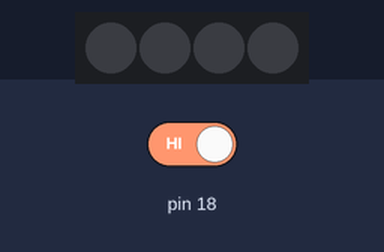
A sketch run on a simulated Arduino Uno, built with avr-gcc and run on an emulated ATmega328P. Shown: 4 RGB LEDs in strip order, left to right. The inputs (shaded band) are chosen by the test bench; at power-on: pin 18 HIGH. Dim RGB values are drawn brighter than linear; random numbers use the default seed unless the sketch sets one.

Above: at 0.8 s.
0.9 s: pin 18 driven LOW
At 0.91 s:
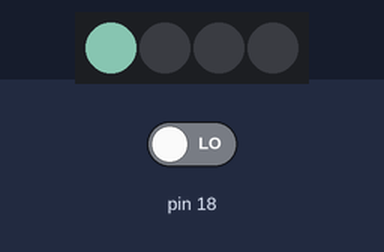
At 1.41 s:
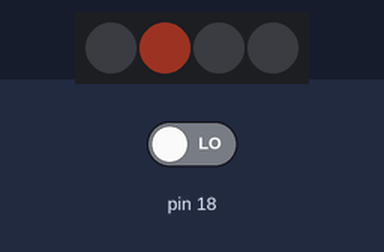
Timing chart, 0 to 21.1 s (numbered marks = the images above; inputs shaded):
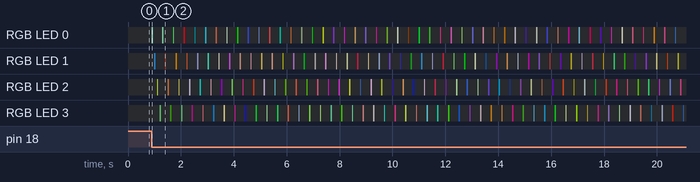

The sketch:

2.Colorful_Lights.ino
```cpp
#include <FastLED.h>
CRGB leds[4];                  //Used to store 4 RGB_LEDs, leds[0] is the first light
CRGB myRGBcolor(0, 0, 0);      //Initialize the PWM values of R, G, B, range 0-255
void setup() {
  FastLED.addLeds<WS2812, 19, GRB>(leds, 4); //RGB light pin 25, the number of lights is 4
  FastLED.setBrightness(100);                //RGB light brightness range 0-255
  while(!(digitalRead(18)==0));
}
void loop() {
  for (int i = 0; i <= 3; i++) {
    myRGBcolor.r = random(0, 256);           //The random brightness of the red light is 0-255
    myRGBcolor.g = random(0, 256);
    myRGBcolor.b = random(0, 256);
    leds[i] = myRGBcolor;
    FastLED.show();                          //Display
    delay(50);
//  }
//  for (int i = 0; i <= 3; i++) {
    leds[i] = CRGB::Black;                   //Display black, that is, turn off the light
    FastLED.show();
    delay(50);
  }
}
```
